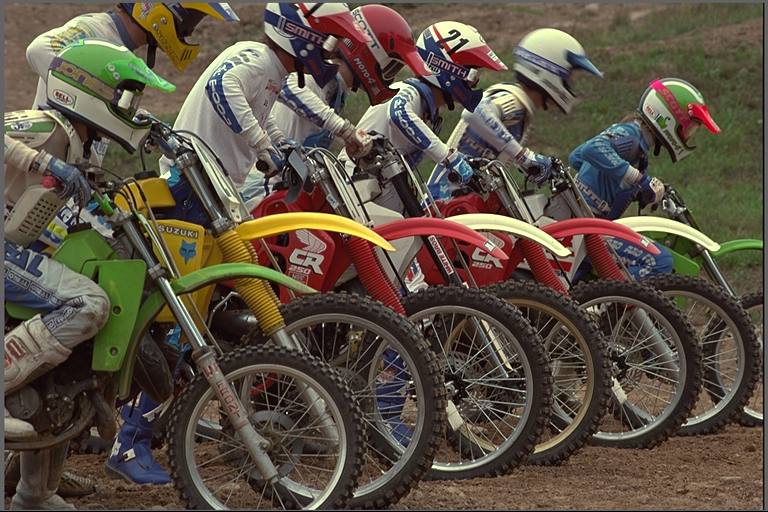
#> input picture images/kodim05.png, 768 x 512 px
$ jupyter execute --allow-errors 'EdgeDetection&Enhancement.ipynb'   (older library calls are emulated)
#> lines starting #> are read from the running program, lines starting #| are printed output that depends on the picture
# Edge Detection & Enhancement
   **A. Read the paper image at the input, apply sharpening filters to it. On the other hand, apply a blur filter to the original image, subtract the specified image from the original image, and add the result to the original image. Compare and report the output of the two procedures.**

   **B. Apply Sobel filter to kodim05 image in the direction of length and width. Sum the images. Apply the same process with the F filter, which is applied in one dimension and its values are specified for you in two directions of length to the image. Like Sobel filter specifies two outputs on one edge in the X direction and the other on the Y edge. Sum the outputs.**

   **G = √(Gx^2 + Gy^2)**

   **=F [−0.0052625, −0.0173466, −0.0427401, −0.0768961,
− 0.957739, −0.0696751, 0, 0.6696751, 0.0957739, 0.0768961, 0.0427401, 0.0173466, 0.0052625]**

### Part A

The following code snippet import required third-party libraries:
+ `cv2` for reading and utilizing image processing functions
+ `numpy` for calculating and considering images as numerical matrixes
+ `matplotlib.pyplot` for showing images in the output
+ `skimage` for changing and applyting filters to images

[cell 1]
import cv2
import numpy as np
import matplotlib.pyplot as plt
import skimage

In the following code snippet, we will load and show Paper image.

[cell 2]
# Reading Paper image in grayscale mode
paper = cv2.imread("../../images/paper.png", cv2.IMREAD_GRAYSCALE)

# Showing the image
plt.figure(figsize=(8, 6))
#> (the rest of this cell did not finish here and is left out)

Then we will apply a Laplacian filter on the image for sharpening it

[cell 3]
# Defining laplacian kernel filter
W = np.array([[-1, -1, -1, -1, -1],
              [-1, -1, -1, -1, -1],
              [-1, -1, 25, -1, -1],
              [-1, -1, -1, -1, -1],
              [-1, -1, -1, -1, -1]])

# Applying laplacian filter
#> (the rest of this cell did not finish here and is left out)

Next, we apply a mean filter on the image for blurring it. Then we substract the blurred version from original one, so we will find its edges. Then we add original image and eges to make it sharper.

[cell 4]
# Defining kernel for mean filter in order to blurring the image
kernel = np.ones((5, 5), dtype=np.float32) / 25
# Applying mean filter
#> (the rest of this cell did not finish here and is left out)

We will see the results in the next few lines

[cell 5]
# Showing original images and filtered image
f, subplt = plt.subplots(1, 2, figsize=(16, 12))
#> (the rest of this cell did not finish here and is left out)

We can see the result of two different methods. Laplacian filter's result seems sharper than original plus eges.

[cell 6]
# Showing results of two filters
f, subplt = plt.subplots(1, 2, figsize=(16, 12))
#> (the rest of this cell did not finish here and is left out)

### Part B

In the next code snippet, we will load and show Kodim05 image.

[cell 7]
# Reading Kodim05 image in grayscale mode
kodim05 = cv2.imread("../../images/kodim05.png", cv2.IMREAD_GRAYSCALE)
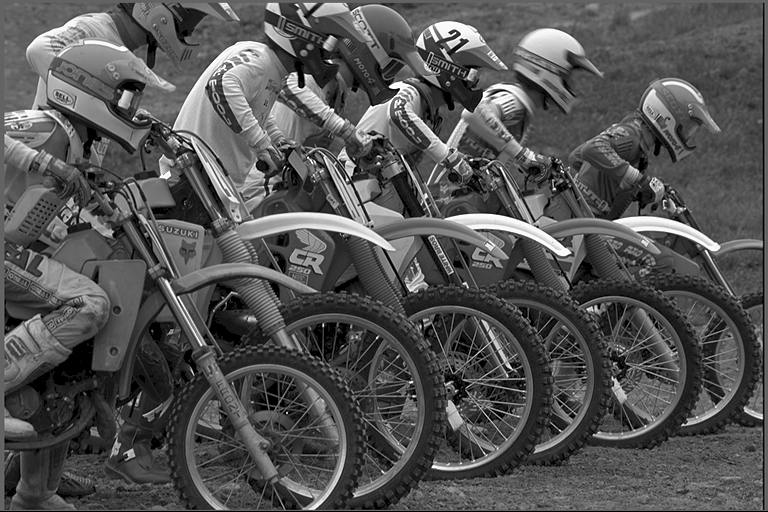
#> kodim05: shape (512, 768); min 0, max 255, mean 83.8

# Showing the image
plt.imshow(kodim05, cmap="gray")
plt.show()

We will normalize the picture on (0,1) interval. Then we apply Sobel filter on X and Y direction and sum them. At last, we can see the result of edge detection of the picture

[cell 8]
# # Normalizing kodim05 image on (0,1)
kodim05 = cv2.normalize(
    kodim05, None, alpha=0, beta=1, norm_type=cv2.NORM_MINMAX, dtype=cv2.CV_32F
)

ddepth = cv2.CV_64F

# Applyinf Sobel filter
kodim05_edge_x = cv2.Sobel(kodim05, ddepth, 0, 1, ksize=5)
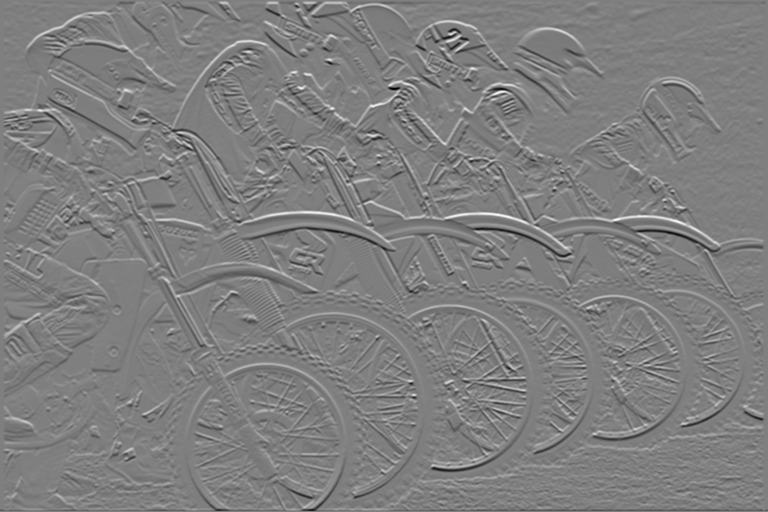
#> kodim05_edge_x: shape (512, 768) float64; min -45.36, max 45.44, mean 0; drawn with min black and max white
kodim05_edge_y = cv2.Sobel(kodim05, ddepth, 1, 0, ksize=5)
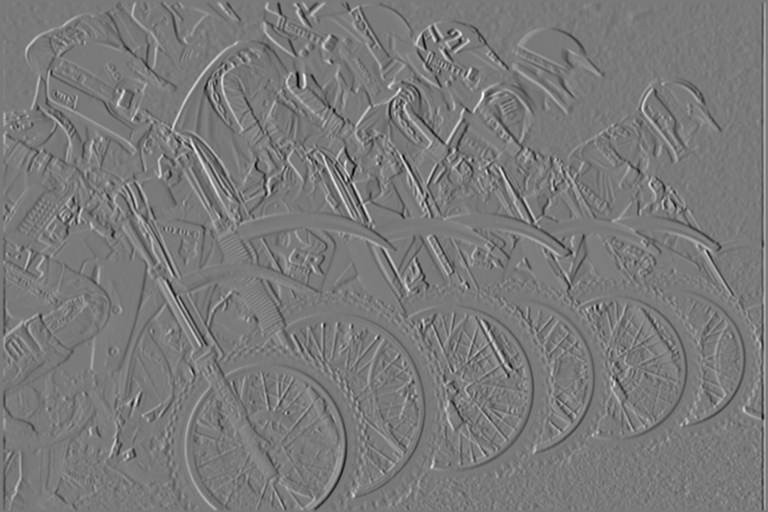
#> kodim05_edge_y: shape (512, 768) float64; min -40.69, max 44.3, mean 0; drawn with min black and max white
kodim05_edge_sobel = np.sqrt((kodim05_edge_x ** 2) + (kodim05_edge_y ** 2))
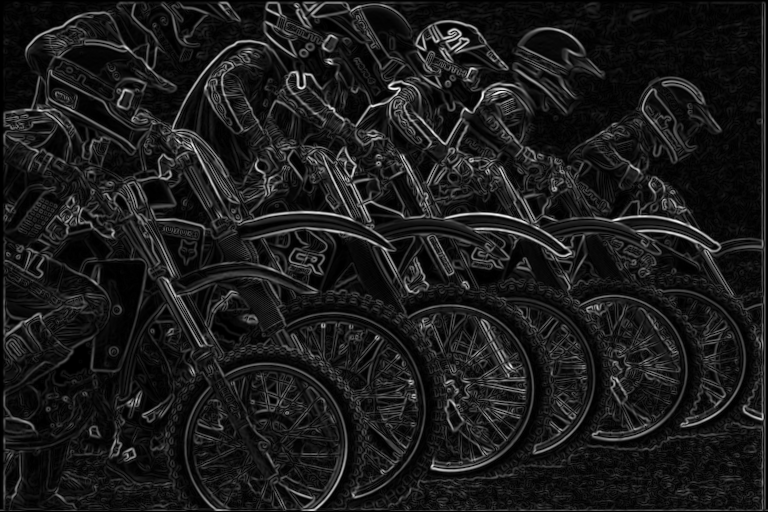
#> kodim05_edge_sobel: shape (512, 768) float64; min 0, max 46.81, mean 5; drawn with min black and max white

# Normalizing result of Sobel filter
kodim05_edge_sobel = cv2.normalize(
    kodim05_edge_sobel, None, alpha=0, beta=1, norm_type=cv2.NORM_MINMAX, dtype=cv2.CV_64F
)

# Showing results of Sobel filter
f, subplt = plt.subplots(1, 3, figsize=(16, 5))
subplt[0].imshow(kodim05_edge_x, cmap="gray")
subplt[0].set_title("Filter Sobel X")
subplt[1].imshow(kodim05_edge_y, cmap="gray")
subplt[1].set_title("Filter Sobel Y")
subplt[2].imshow(kodim05_edge_sobel, cmap="gray")
subplt[2].set_title("Filter Sobel result")

plt.show()

We will apply the procedure above with an costume filter called F. First, we convolve it with each row of image, so we can find vertical edges. Then we apply it to each column in order to find horizontal edges. Finally we will find all edges.

[cell 9]
# Defining F filter
F = [
    -0.0052625,
    -0.0173466,
    -0.0427401,
    -0.0768961,
    -0.957739,
    -0.0696751,
    0,
    +0.0696751,
    +0.957739,
    +0.0768961,
    +0.0427401,
    +0.0173466,
    +0.0052625,
]

kodim05_edge_Y = np.zeros(kodim05.shape)

# Applying F filter to kodim05 image
for i, row in enumerate(kodim05):
    # Convolving F filter on each row
    kodim05_edge_x[i] = np.convolve(F, row, mode="same")
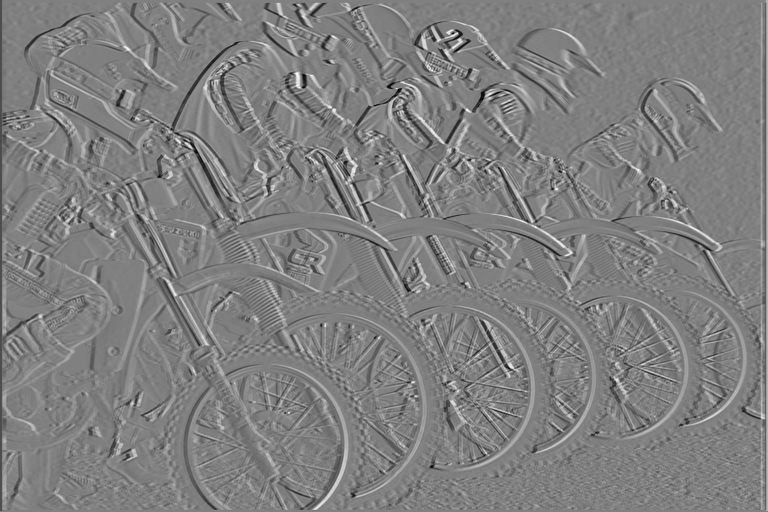
#> kodim05_edge_x: shape (512, 768) float64; min -1.14, max 1.13, mean 2.68e-05; drawn with min black and max white

kodim05_edge_x = np.zeros(kodim05.shape)
for i, row in enumerate(kodim05.T):
    # Convolving F filter on each column
    kodim05_edge_x.T[i] = np.convolve(F, row, mode="same")

kodim05_edge_F = np.sqrt((kodim05_edge_x ** 2) + (kodim05_edge_y ** 2))
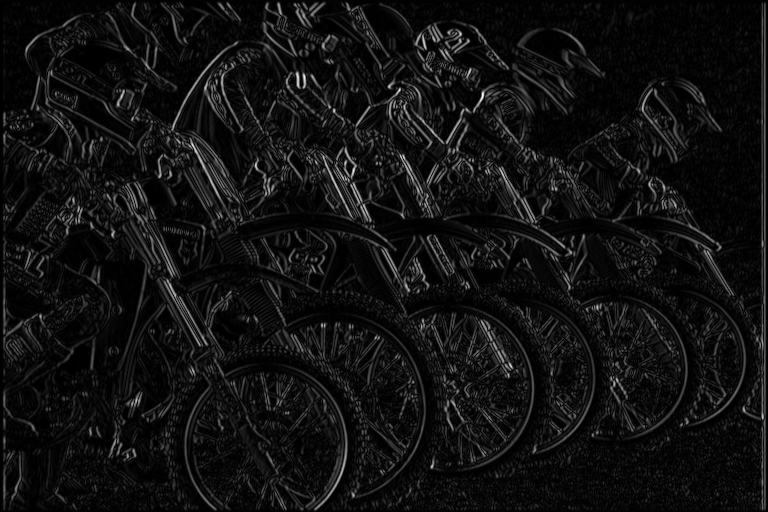
#> kodim05_edge_F: shape (512, 768) float64; min 0, max 44.31, mean 3.1; drawn with min black and max white

# Normalizing result of F filter
kodim05_edge_F = cv2.normalize(
    kodim05_edge_F, None, alpha=0, beta=1, norm_type=cv2.NORM_MINMAX, dtype=cv2.CV_64F
)

# Showing results of F filter
f, subplt = plt.subplots(1, 3, figsize=(16, 5))
subplt[0].imshow(kodim05_edge_x, cmap="gray")
subplt[0].set_title("Filter 'F' X")
subplt[1].imshow(kodim05_edge_y, cmap="gray")
subplt[1].set_title("Filter 'F' Y")
subplt[2].imshow(kodim05_edge_F, cmap="gray")
subplt[2].set_title("Filter 'F' result")

plt.show()
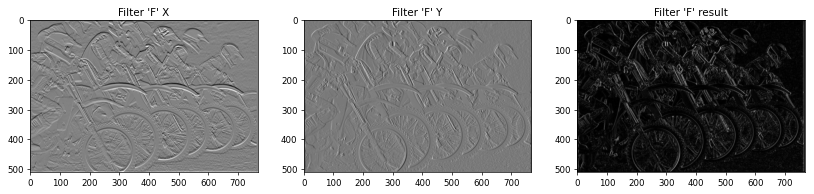
#> figure drawn by matplotlib, 3 panels

In the next code snippet, we will compare result of two edge detections. Sobel filter has more details and values in edges but main structure of the picture is easier to see in F filer's result.

[cell 10]
# Showing results of two filters
f, subplt = plt.subplots(1, 2, figsize=(16, 12))
subplt[0].imshow(kodim05_edge_sobel, cmap="gray")
subplt[0].set_title("Sobel Filterd")
subplt[1].imshow(kodim05_edge_F, cmap="gray")
subplt[1].set_title("F Filtered")
plt.show()
